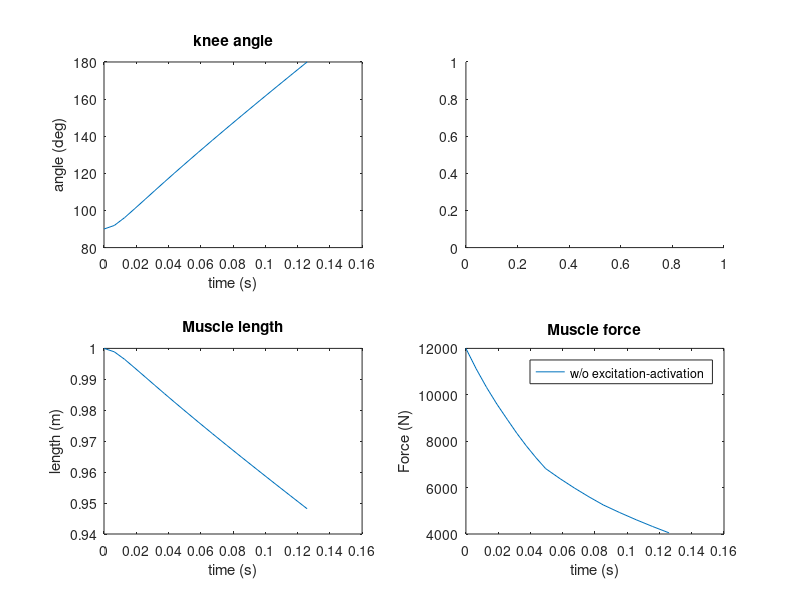

Reproduce this figure in MATLAB.
function runkick% Kick simulation% MCEN 4228/5228% Based on code from ME/BME 646  % first set the constants, which are used by subfunctions:%   I m g lopt vmax Fmax rf rcm tact betaI = 0.1832;   % moment of inertia of lower leg (kg-m^2)m = 4.88;     % mass (kg)g = 9.81;     % grav constantlopt = 0.09;  % optimal muscle length in metersvmax = 0.45;  % about 6 lopts/s max shortening velFmax = 12000; % max isometric force (N)rf   = 0.033; % moment arm of quadriceps musclercm  = 0.264; % distance b/w center of mass & joint% Now do the simulation starting with the knee at 90 degoptions = odeset('events', @eventkick);[t,y] = ode45(@fkick, [0 .5], [pi/2;0], options);% to plot things such as muscle shortening velocity, muscle% length, and muscle force, it's necessary to use the states% to re-compute these values.phi = y(:,1);subplot(221);plot(t,phi*180/pi)xlabel('time (s)'); ylabel('angle (deg)');title('knee angle')subplot(222);phidot = y(:,2);% add equation for muscle velocity:v = (0:0.01:1);%plot(t,v);%ylabel('v (m/s)'); xlabel('time (s)');%title('Shortening vel');subplot(223);l = rf*(pi/2 - phi) + lopt;plot(t,l);ylabel('length (m)'); xlabel('time (s)');title('Muscle length');subplot(224); clear F for i=1:length(t) 	F(i) = Fmax * fl(l(i)/lopt) * fv(v(i)/vmax); end plot(t, F);ylabel('Force (N)'); xlabel('time (s)');title('Muscle force');legend('w/o excitation-activation');% end main code; subfunctions defined belowfunction xdot = fkick(t,x)% state derivative for kicking simulation% states: phi, phidot, a where phi is angle of leg, a activationphi    = x(1);phidot = x(2);a = 1; % maximum activationl = rf*(pi/2 - phi)/ lopt + 1;  % find normalized length as function of phiv = rf*phidot/vmax;      % normalized shortening velocityF = Fmax * fl(l) * fv(v) * a; % muscle forceM = F * rf;Mg = - m * g * rcm *sin(phi - pi/2); % gravitational momentphiddot = (M + Mg) / I; % second derivative of phixdot = [phidot; phiddot];end % fkickfunction f = fl(x)% normalized force-length curvew = 0.5;lopt = 1;  % this is a normalized optimal lengthf = 1 - ((x-lopt)/(w*lopt)).^2;f(f<0) = 0; % rectify the curve, removing any negative entriesend % flfunction f = flp(x)% normalized passive force-length curve for muscle, where% input x is strainf = 8*(x-1).^3; % Here we're using a cubic function for passive force-lengthf(x < 1) = 0; % where the function gives zero force for x < 1end  % flpfunction f = fv(v)% normalized force-velocity relation% input is normalized velocity: v/vmaxaf = 0.4;  % shape parameterf = (1 - v)./(1 + v/af);if (f < 0), f = 0; endend % fvfunction [value, isterminal, direction] = eventkick(t, x)% returns event function for kicking simulation% Here is how event checking works:  % At each integration step, ode45 checks to see if an% event function passes through zero (in this case, we need% the function to go through zero when the foot hits the% ground).  It finds the value of the event function by calling% eventrw, which is responsible for returning the value of the % event function in variable value.  isterminal should contain% a 1 to signify that the integration should stop (otherwise it% will keep going after value goes through zero).  Finally,% direction should specify whether to look for event function% going through zero with positive or negative slope, or either.% we want to stop the simulation when phi = pi (full extension)phi = x(1);value = phi - pi;isterminal = 1;  % tells ode45 to stop when event occursdirection = 0;  % tells ode45 to look for any crossingend % eventkickend % file runkick